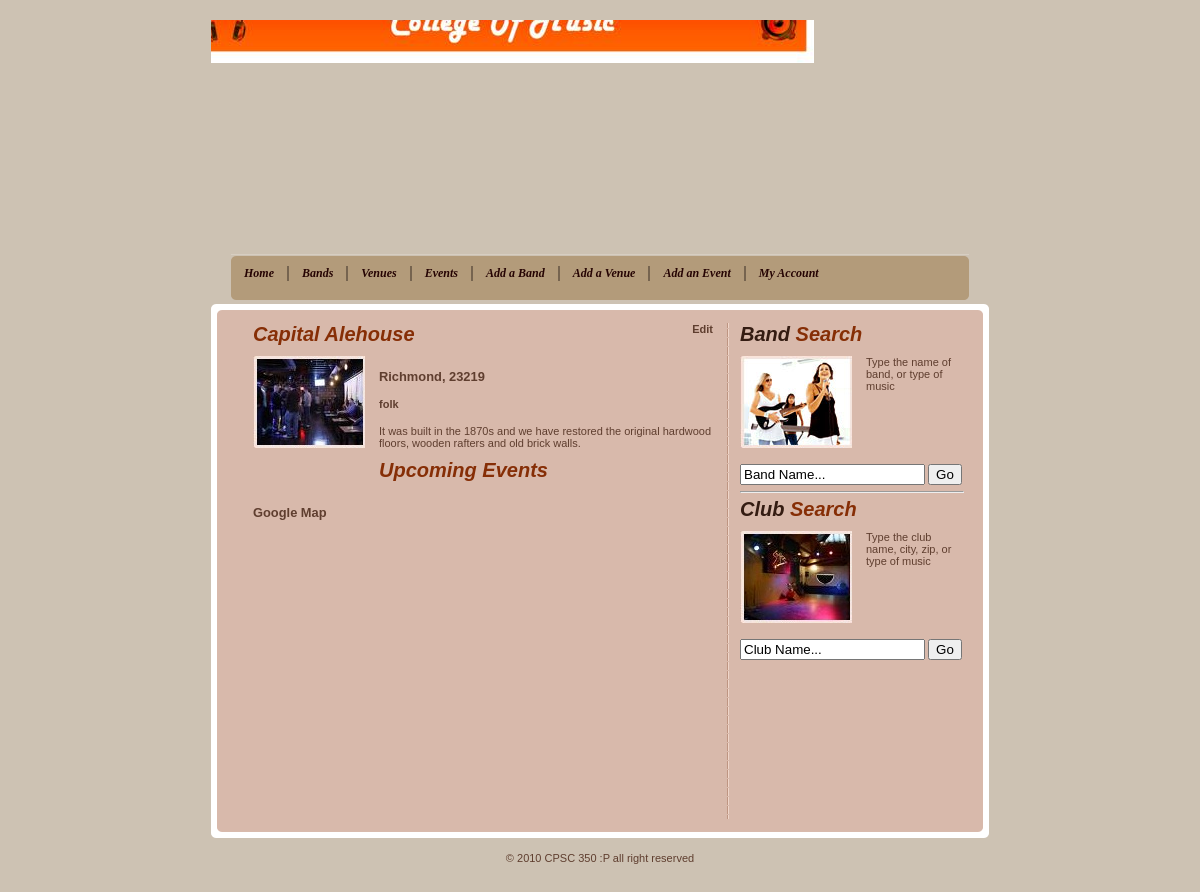
The page /venue.php?venueId=4 on the database its author committed.
### tables this page shows
CREATE TABLE IF NOT EXISTS `venue` (
  `venueId` int(11) NOT NULL AUTO_INCREMENT,
  `name` varchar(100) NOT NULL,
  `city` varchar(20) NOT NULL,
  `zipcode` int(11) NOT NULL,
  `description` text NOT NULL,
  `musicType` varchar(100) NOT NULL,
  PRIMARY KEY (`venueId`),
  UNIQUE KEY `name` (`name`),
  KEY `city` (`city`,`zipcode`),
  KEY `musicType` (`musicType`)
);

### venue.php (the view, shortened to what this page needs)
<?php
include("db_connect.php");
$venueId = preg_replace("@[^\d]+@","",$_GET['venueId']);
if(isset($_GET['venueId'])) {
	$query = "SELECT * FROM Venue WHERE venueId='$venueId' LIMIT 1";
	$result = mysqli_query($db,$query);
	$row = mysqli_fetch_array($result);
} else {
	header("Location:venues.php");
	exit;
}
include("header.php");
?>
<a style="float:right;" href="addAVenue.php?venueId=<?php echo $venueId;?>">Edit</a>
<h2><?php echo $row['name'];?></h2>
<img src="images/venue2.jpg" width="112" height="92" alt="Pic 1" class="left" />
<h3><?php echo $row['city'].', '.$row['zipcode'];?></h3>
<h4><?php echo $row['musicType'];?></h4>
<p><?php echo $row['description'];?></p>
<h2>Upcoming Events</h2>
<h3><a href="http://maps.google.com/maps?f=q&source=s_q&hl=en&q=<?php echo urlencode($row['name'] .' '.$row['city'] .' '. $row['zipcode']);?>" target="_blank">Google Map</a>
<?php include("footer.php");?>

### style.css (style rules this page uses)
html { margin: 0; padding: 0; }
body { background: #CDC2B3 url(images/bg.gif); text-align: center; color: #5F3E2F; font: 11px verdana, sans-serif; margin: 0px; padding: 20px 0px 20px 0px; }
a { color: #5F3E2F; font-weight: bold; text-decoration: none; }
img { border: 0px; }
h2 { margin: 0px; padding: 0px 0px 10px 0px; font:Arial, Helvetica, sans-serif; font-size:20px; font-style:italic; color:#862e06; }
p { margin-top: 0px; margin-bottom: 10px; }
img.left { float: left; padding-right: 14px; padding-bottom: 16px; }

### rows shown on the page
venue: name "Capital Alehouse", city "Richmond", zipcode "23219", musicType "folk", description "It was built in the 1870s and we have restored the original hardwood floors, wooden rafters and old brick walls."
